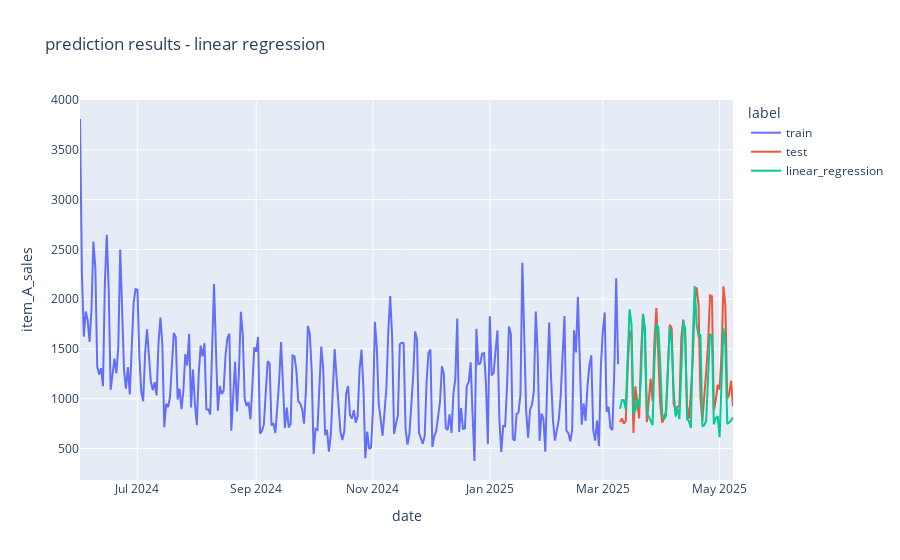

This figure's notebook cell:
### Code cell
y_train_for_plot = pd.DataFrame(y_train).assign(label='train')
y_test_for_plot = pd.DataFrame(y_test).assign(label='test')
lr_pred_for_plot = pd.DataFrame(lr_pred, columns=['item_A_sales'], index=y_test.index).assign(label='linear_regression')

px.line(pd.concat((y_train_for_plot, y_test_for_plot, lr_pred_for_plot)), 
        y="item_A_sales",
        color='label', 
        title='prediction results - linear regression')
